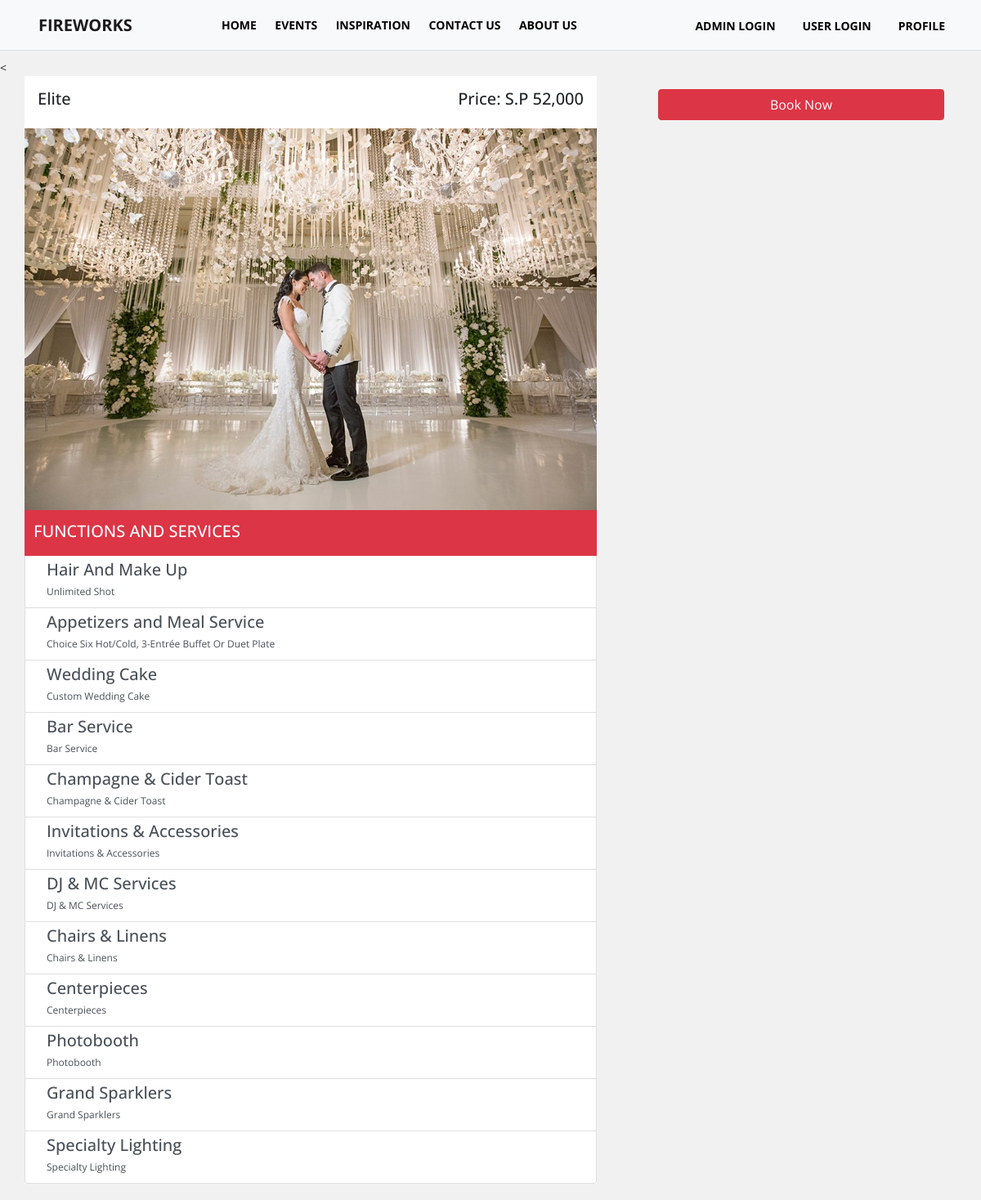
The page /package_detail.php?id=5 on the database its author committed.
### tables this page shows
CREATE TABLE `tblweddingcategories` (
  `id` int(11) NOT NULL,
  `wedding_type` varchar(100) NOT NULL,
  `price` decimal(10,2) NOT NULL,
  `preview_image` text NOT NULL
);

CREATE TABLE `tbl_features` (
  `feature_id` int(11) NOT NULL,
  `category_id` int(11) NOT NULL,
  `title` varchar(100) NOT NULL,
  `description` text NOT NULL
);

### admin/include/database.php (called while the page is built, shortened)
<?php
class Database
{
    public $connection;
    public function open_connection()
    {
        $this->connection = mysqli_connect(DB_HOST, DB_USER, DB_PASS, DB_NAME);
    }
    public function query($sql)
    {
        $result = mysqli_query($this->connection, $sql);
        return $result;
    }
}
$db = new Database();
?>

### admin/include/db_object.php (called while the page is built, shortened)
<?php
class DB_Object
{
    public static function find_by_id($id) {
        $the_result_array = static::find_by_query("SELECT * FROM " . static::$db_table . " WHERE id = $id ORDER BY id DESC  LIMIT 1 ");
        return !empty($the_result_array) ? array_shift($the_result_array) : false;
    }
    public static function find_by_feature_no_limit($id) {
        return static::find_by_query("SELECT * FROM " . static::$db_table . " WHERE category_id = $id ORDER BY category_id DESC");
    }
    public static function find_by_query($sql) {
        global $db;
        $result_set = $db->query($sql);
        $the_object_array = array();
        while($row = mysqli_fetch_array($result_set)) {
            $the_object_array[] = static::instantiation($row);
        }
        return $the_object_array;
    }
    public static function instantiation($the_record){
        $the_object = new $calling_class;
        foreach($the_record as $the_attribute => $value)
        {
            if($the_object->has_the_attribute($the_attribute)) {
                $the_object->$the_attribute = $value;
            }
        }
        return $the_object;
    }
    private function has_the_attribute($the_attribute) {
        $object_properties = get_object_vars($this);
        return array_key_exists($the_attribute, $object_properties);
    }
}
?>

### admin/include/Categories.php (called while the page is built, shortened)
<?php
class Category extends DB_Object
{
    public $preview_image;
    public $upload_directory = "upload/categories";
    public $image_placeholder = "http://placehold.it/300x300&text=images";
    public function preview_image_picture() {
        return empty($this->preview_image) ? $this->image_placeholder : $this->upload_directory. '/' .$this->preview_image;
    }
}
?>

### package_detail.php (the view, shortened to what this page needs)
<?php
    $id = $_GET['id'];
    $category = Category::find_by_id($id);
?>
<!doctype html>
<html lang="en">
<head>
    <link rel="stylesheet" type="text/css"
          href="https://cdn.materialdesignicons.com/2.1.19/css/materialdesignicons.min.css">
    <link rel="stylesheet" href="css/bootstrap.min.css">
    <link rel="stylesheet" href="css/style.css">
   <link rel="stylesheet" href="css/bootstrap-datepicker.css">
</head>
<<body>
<?php include 'include/nav.php'; ?>
<div class="container">
     <div class="row">
        <div class="col-md-8 p-0" style="margin-bottom: 20px;">
            <div class="float-left bg-white">
                <h5 class="h5 text-uppercase mb-5 pt-3 pl-3 pr-3">
                    <span class="float-left text-capitalize"><?= $category->wedding_type; ?> </span>
                    <span class="float-right text-capitalize">Price: S.P <?= number_format($category->price); ?></span>
                </h5>
                <img src="admin/<?= $category->preview_image_picture(); ?>" style="width: 700px;" alt="">
                <ul class="list-group">
                        <li class="list-group-item list-group-item-action bg-danger flex-column align-items-start active">
                            <div class="d-flex w-100 justify-content-between">
                                <h5 class="mb-1 pt-2 pb-2">FUNCTIONS AND SERVICES</h5>
                            </div>
                        </li>
                    <?php $feature = Features::find_by_feature_no_limit($category->id); ?>
                        <?php foreach ($feature as $feature_item) : ?>
                            <li class="list-group-item list-group-item-action flex-column align-items-start">
                                <div class="d-flex w-100 justify-content-between">
                                    <h5 class="mb-1"><i class="mdi mdi-check mr-3"></i><?= $feature_item->title; ?></h5>
                                </div>
                                <p class="mb-1 ml-3 text-capitalize"><?= $feature_item->description; ?></p>
                            </li>
                        <?php endforeach; ?>
                    </ul>
                </div>
            </div>
            <div class="col-md-4" style="margin-bottom: 20px;">
                        <div class="text-center mt-3">
<a href ="about.php"><button class="btn btn-md btn-danger btn-block" type="submit" name="login"> Book Now </button></a>
                        </div>
            </div>
        </div>
</div>
</body>
</html>

### css/style.css (style rules this page uses)
body { font-family: "Open Sans", "Roboto", sans-serif !important; }
body { font-family: "Open Sans", "Roboto", sans-serif; line-height: 1.5em; margin-bottom: 0%; width: 100%; margin-top: 4%; overflow-x: hidden; background: #f1f1f1; font-size: 14px; }
.list-group-item { font-size: 12px; padding: 5px 10px; }

### package_detail.php (style rules this page uses)
body { margin-top: 6%; }
.list-group-item:first-child { border-top-left-radius: 0rem; border-top-right-radius: 0rem; }
.list-group-item.active { border-color: #00125100; }

### rows shown on the page
tblweddingcategories: wedding_type "Elite", price "52,000", preview_image (picture)
tbl_features: title "Hair And Make Up", description "Unlimited Shot"
tbl_features: title "Appetizers and Meal Service", description "Choice Six Hot/Cold, 3-Entrée Buffet Or Duet Plate"
tbl_features: title "Wedding Cake", description "Custom Wedding Cake"
tbl_features: title "Bar Service", description "Bar Service"
tbl_features: title "Champagne & Cider Toast", description "Champagne & Cider Toast"
tbl_features: title "Invitations & Accessories", description "Invitations & Accessories"
tbl_features: title "DJ & MC Services", description "DJ & MC Services"
tbl_features: title "Chairs & Linens", description "Chairs & Linens"
tbl_features: title "Centerpieces", description "Centerpieces"
tbl_features: title "Photobooth", description "Photobooth"
tbl_features: title "Grand Sparklers", description "Grand Sparklers"
tbl_features: title "Specialty Lighting", description "Specialty Lighting"
